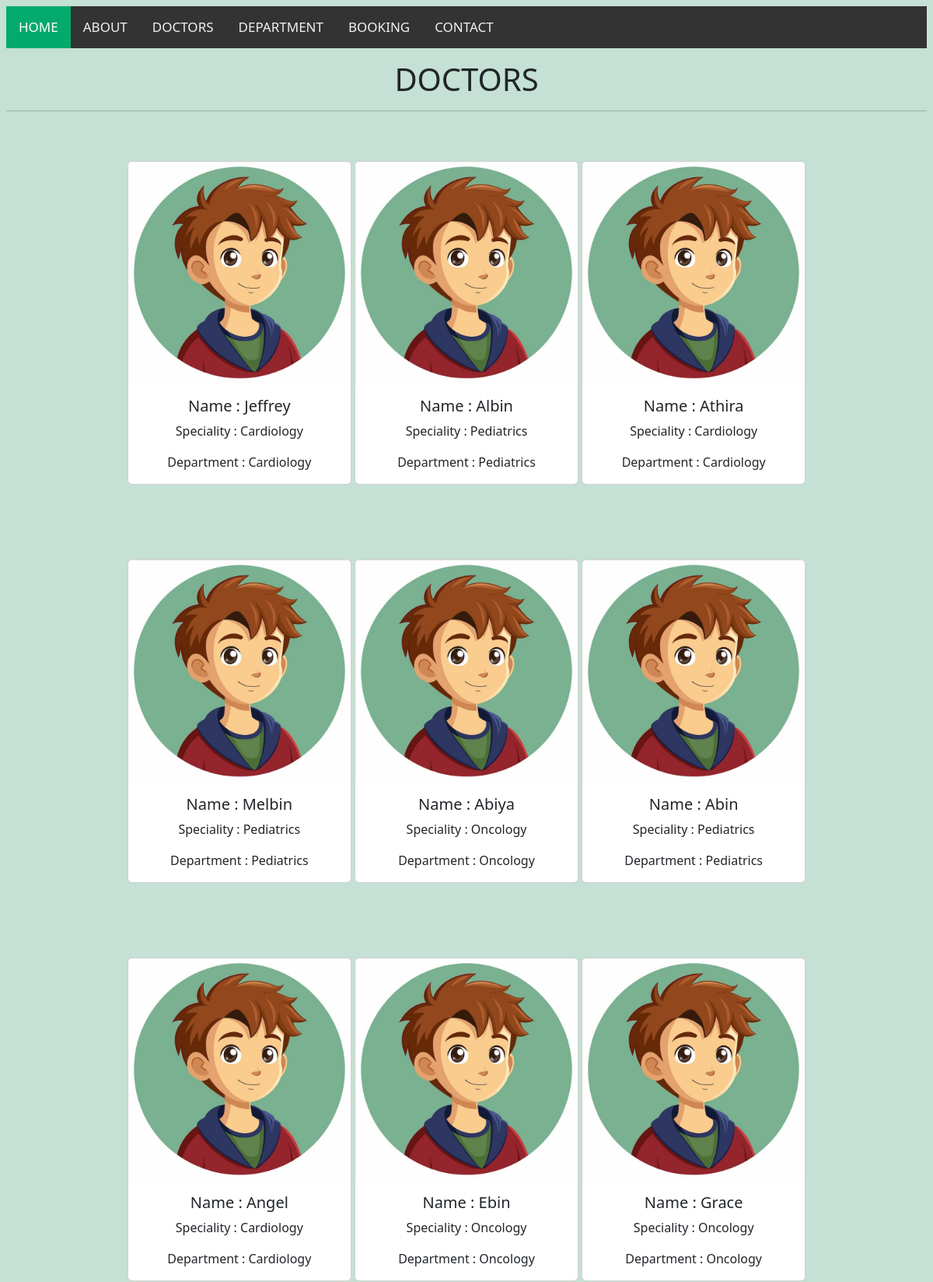
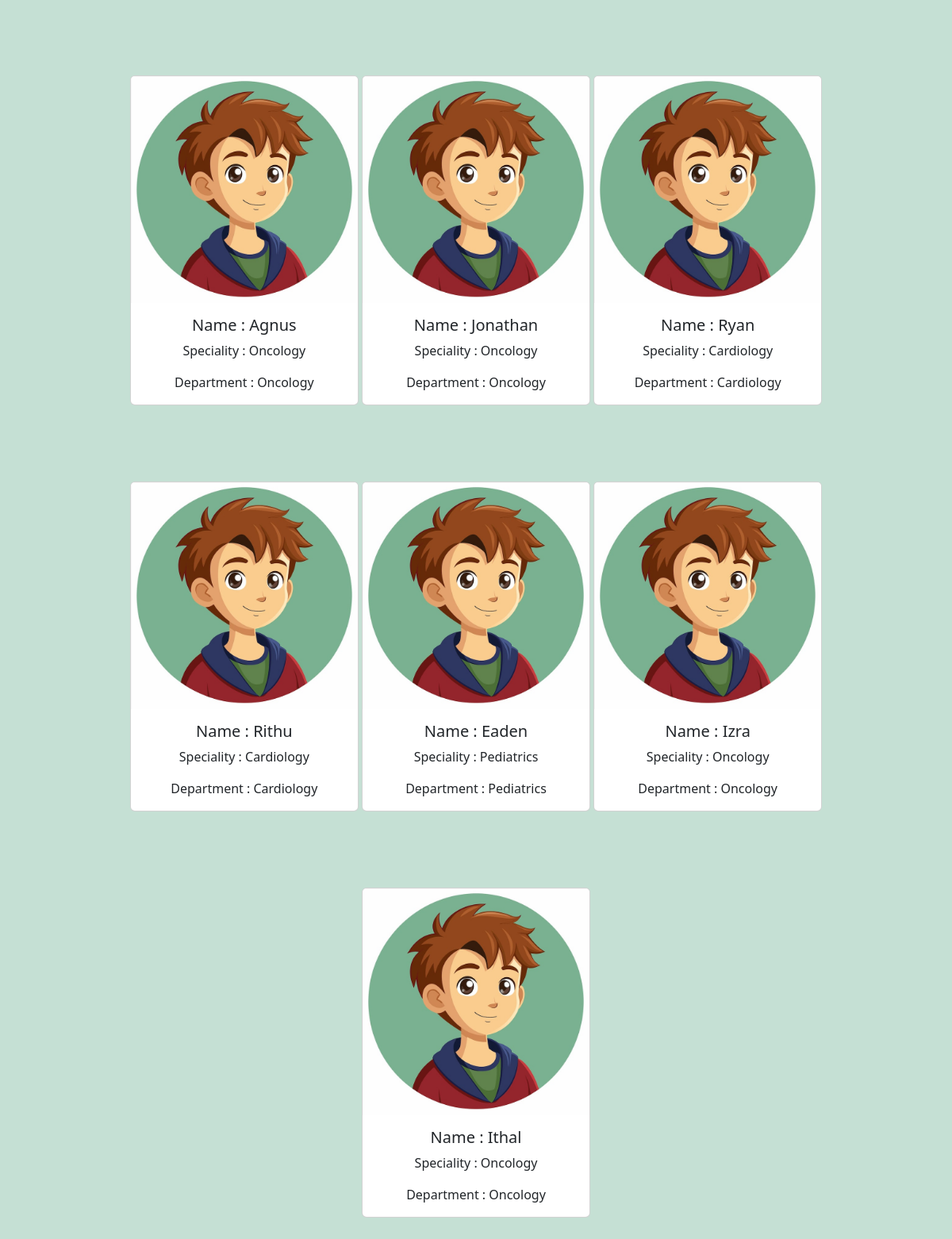
Page /doctors on the committed database (2 pictures, top to bottom).
### members/models.py (models this page shows, shortened)
class Doctors(models.Model):
    d_name=models.CharField(max_length=255)
    speciality=models.CharField(max_length=255)
    dep_name=models.ForeignKey(Department, on_delete=models.CASCADE)
    image=models.ImageField(upload_to='hos_images')

class Department(models.Model):
    dep_name=models.CharField(max_length=255)
    dep_description=models.TextField()
    def __str__(self):
        return self.dep_name

### members/views.py (the view)
# urls.py: path('doctors',views.doctors,name='doctors'),
def doctors(request):
    doct={
        'doc':Doctors.objects.all()
    }
    return render(request,"doctors.html",doct)

### members/templates/doctors.html (shortened to what this page needs)
{% extends 'base.html' %}
{% block content %}
<h1 class="text-center my-3"> DOCTORS </h1>
<hr>
<div class="container text-center ">
    {% for x in doc %}
        <div class="card text-center my-5" style="width: 18rem; display: inline-block">
        <img src="{{ x.image.url }}" class="card-img-top" alt="...">
        <div class="card-body">
            <h5 class="card-title">Name : {{x.d_name }}</h5>
            <p class="card-text">Speciality : {{x.speciality }}</p>
            <p class="card-text">Department : {{x.dep_name }}</p>
        </div>
        </div>
    {% endfor %}
</div>
{% endblock %}

### members/templates/base.html (shortened to what this page needs)
{% load static %}
<html>
    <head>
        <link rel="stylesheet" href="{% static 'css/style.css' %}">
        <link href="https://cdn.jsdelivr.net/npm/bootstrap@5.3.8/dist/css/bootstrap.min.css" rel="stylesheet">
    </head>
    <body class="bg-success p-2 text-dark bg-opacity-25">
        <div class="topnav">
            <a class="active" href="{% url 'home' %}">HOME</a>
            <a href="{% url 'about' %}">ABOUT</a>
            <a href="{% url 'doctors' %}">DOCTORS</a>
            <a href="{% url 'dept' %}">DEPARTMENT</a>
            <a href="{% url 'booking' %}">BOOKING</a>
            <a href="{% url 'contact' %}">CONTACT</a>
        </div>
        {% block content %}
        {% endblock %}
    </body>
</html>

### static/css/style.css (style rules this page uses)
body { margin: 0; font-family: Arial, Helvetica, sans-serif; }
.topnav { overflow: hidden; background-color: #333; }
.topnav a { float: left; color: #f2f2f2; text-align: center; padding: 14px 16px; text-decoration: none; font-size: 17px; }
.topnav a.active { background-color: #04AA6D; color: white; }

### rows in the picture
Doctors: image (picture), d_name "Jeffrey", speciality "Cardiology", dep_name "Cardiology"
Doctors: image (picture), d_name "Albin", speciality "Pediatrics", dep_name "Pediatrics"
Doctors: image (picture), d_name "Athira", speciality "Cardiology", dep_name "Cardiology"
Doctors: image (picture), d_name "Melbin", speciality "Pediatrics", dep_name "Pediatrics"
Doctors: image (picture), d_name "Abiya", speciality "Oncology", dep_name "Oncology"
Doctors: image (picture), d_name "Abin", speciality "Pediatrics", dep_name "Pediatrics"
Doctors: image (picture), d_name "Angel", speciality "Cardiology", dep_name "Cardiology"
Doctors: image (picture), d_name "Ebin", speciality "Oncology", dep_name "Oncology"
Doctors: image (picture), d_name "Grace", speciality "Oncology", dep_name "Oncology"
Doctors: image (picture), d_name "Agnus", speciality "Oncology", dep_name "Oncology"
Doctors: image (picture), d_name "Jonathan", speciality "Oncology", dep_name "Oncology"
Doctors: image (picture), d_name "Ryan", speciality "Cardiology", dep_name "Cardiology"
Doctors: image (picture), d_name "Rithu", speciality "Cardiology", dep_name "Cardiology"
Doctors: image (picture), d_name "Eaden", speciality "Pediatrics", dep_name "Pediatrics"
Doctors: image (picture), d_name "Izra", speciality "Oncology", dep_name "Oncology"
Doctors: image (picture), d_name "Ithal", speciality "Oncology", dep_name "Oncology"
